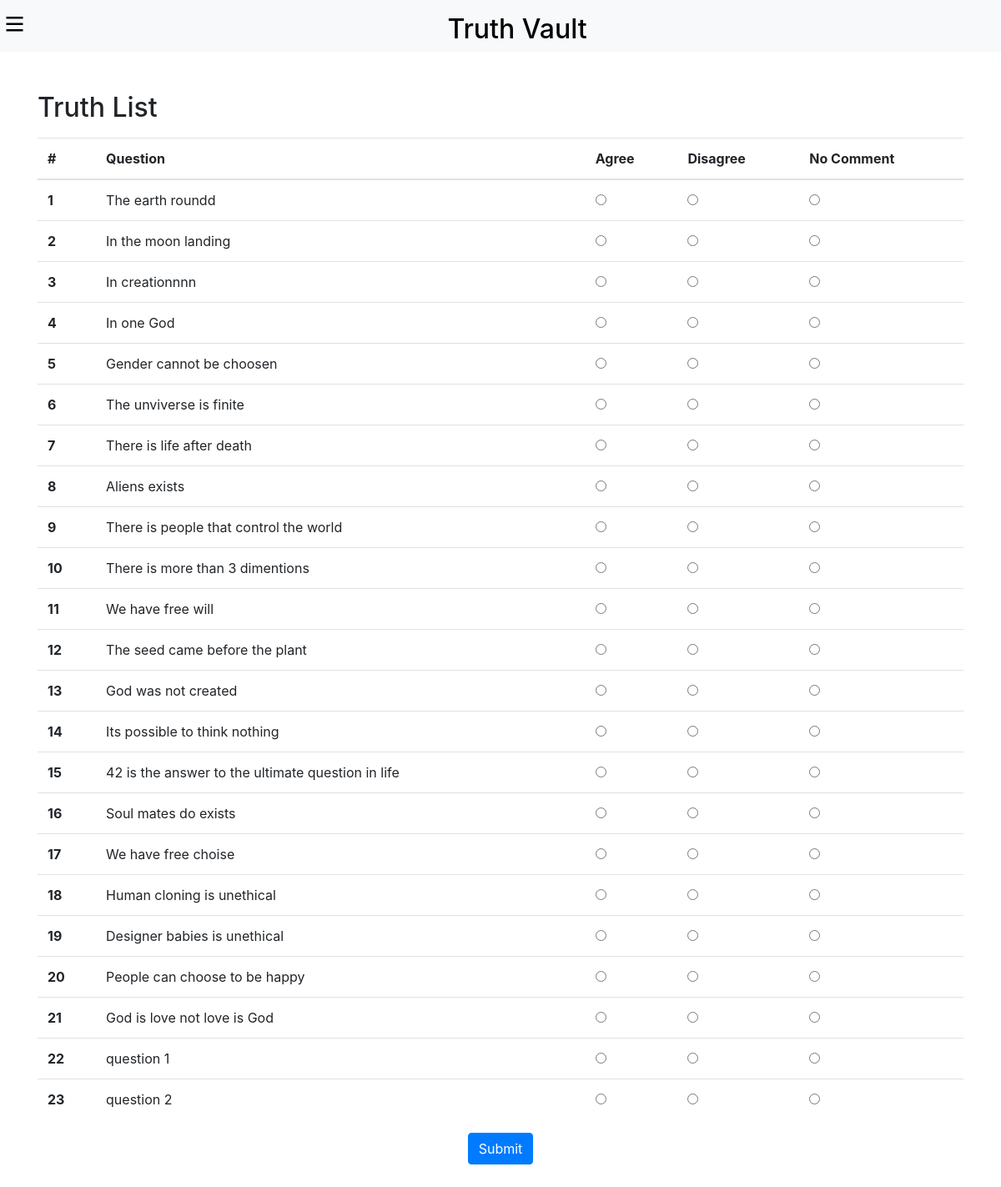
Page /assessment/ (signed in) on the earlier database version.
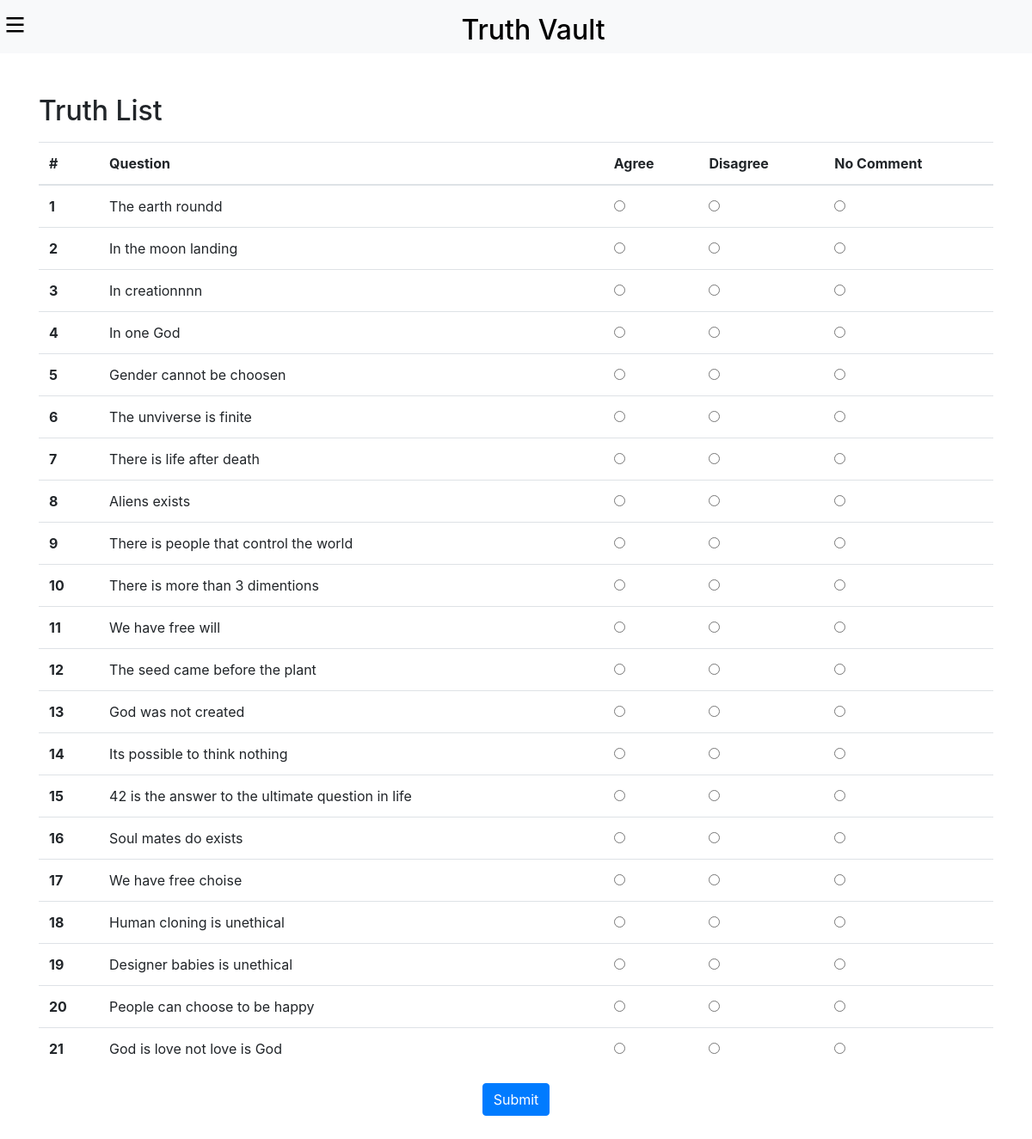
Same page on the later database version.
### truthlist/models.py (models this page shows, shortened)
class Question(models.Model):
    question = models.TextField()
    category = models.ForeignKey(Category, null=True, blank=True, on_delete=models.SET_NULL)
    is_fundamental = models.BooleanField(default=False)
    truth_or_lie = models.CharField(max_length=10, choices=TRUTH_OR_LIE_CHOICES, default='Middle')
    active = models.BooleanField(default=False)
    date = models.DateTimeField(auto_now_add=True)

### truthlist/views.py (the view, shortened to what this page needs)
# urls.py: path('assessment/', views.assessment, name='assessment'),
@login_required(login_url='login')
def assessment(request):
    questions = Question.objects.filter(active=True)
    return render(request, 'truthlist/assessment.html', {'questions': questions})

### truthlist/templates/truthlist/assessment.html (shortened to what this page needs)
{% extends 'truthlist/base.html' %}
{% load static %}
{% block content %}
<form class="container my-5" action="{% url 'assessment' %}" method="POST">
    <h2 class="">Truth List</h2>
    <table class="table mt-3">
        <thead>
          <tr>
            <th scope="col">#</th>
            <th scope="col">Question</th>
            <th scope="col">Agree</th>
            <th scope="col">Disagree</th>
            <th scope="col">No Comment</th>
          </tr>
        </thead>
        <tbody>
            {% for data in questions %}
            <tr>
                <th scope="row">{{ forloop.counter }}</th>
                <td>{{ data.question }}</td>
                <td>
                    <input class="radio-btn" type="radio" name="{{ data.id }}" value="agree">
                </td>
                <td>
                    <input class="radio-btn" type="radio" name="{{ data.id }}" value="disagree">
                </td>
                <td>
                    <input class="radio-btn" type="radio" name="{{ data.id }}" value="no_comment">
                </td>
            </tr>
            {% endfor %}
        </tbody>
    </table>
    <div class="text-center mb-5 mt-3">
        <button type="submit" class="btn btn-primary">Submit</button>
    </div>
</form>
{% endblock %}

Differences in the rows shown:
removed Question: question "question 1"
removed Question: question "question 2"
